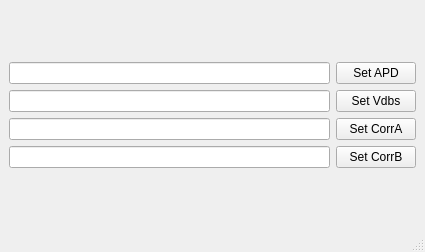
<?xml version="1.0" encoding="UTF-8"?>
<ui version="4.0">
 <class>CommandWindow</class>
 <widget class="QMainWindow" name="CommandWindow">
  <property name="geometry">
   <rect>
    <x>0</x>
    <y>0</y>
    <width>425</width>
    <height>252</height>
   </rect>
  </property>
  <property name="windowTitle">
   <string>Command Window</string>
  </property>
  <widget class="QWidget" name="centralwidget">
   <layout class="QGridLayout" name="gridLayout_2">
    <item row="0" column="0">
     <layout class="QGridLayout" name="gridLayout">
      <item row="2" column="0">
       <widget class="QLineEdit" name="SetCorrALineEdit"/>
      </item>
      <item row="1" column="0">
       <widget class="QLineEdit" name="SetVdbsLineEdit"/>
      </item>
      <item row="1" column="1">
       <widget class="QPushButton" name="SetVdbsPushButton">
        <property name="text">
         <string>Set Vdbs</string>
        </property>
       </widget>
      </item>
      <item row="0" column="1">
       <widget class="QPushButton" name="SetAPDPushButton">
        <property name="text">
         <string>Set APD</string>
        </property>
       </widget>
      </item>
      <item row="2" column="1">
       <widget class="QPushButton" name="SetCorrAPushButton">
        <property name="text">
         <string>Set CorrA</string>
        </property>
       </widget>
      </item>
      <item row="0" column="0">
       <widget class="QLineEdit" name="SetAPDLineEdit"/>
      </item>
      <item row="3" column="1">
       <widget class="QPushButton" name="SetCorrBPushButton">
        <property name="text">
         <string>Set CorrB</string>
        </property>
       </widget>
      </item>
      <item row="3" column="0">
       <widget class="QLineEdit" name="SetCorrBLineEdit"/>
      </item>
     </layout>
    </item>
   </layout>
  </widget>
  <widget class="QMenuBar" name="menubar">
   <property name="geometry">
    <rect>
     <x>0</x>
     <y>0</y>
     <width>425</width>
     <height>17</height>
    </rect>
   </property>
  </widget>
  <widget class="QStatusBar" name="statusbar"/>
 </widget>
 <resources/>
 <connections/>
</ui>
